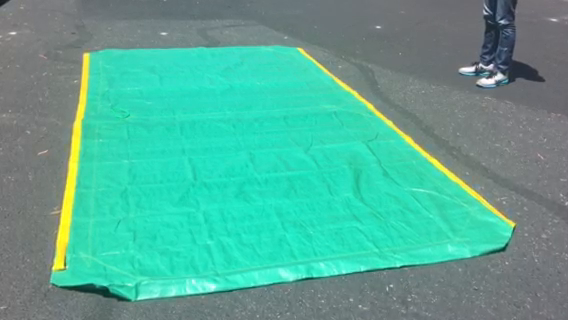
#> input picture frame 22 of IP110-Summer18/2-shopfloor.MOV, 568 x 320 px
$ python 2019F-5-2.2.canny_detector_HDD_video_save.py
#> lines starting #> are read from the running program, lines starting #| are printed output that depends on the picture
#######################################################
# Company           :   CTI One Corporation
# Coded by          :   Prashanth Rajasekar, AI & DLE
# Date              :   07/19/2019
# Architected by    :   Dr. Harry Li, PHD
# Purpose           :   Stream video frames from webcam
#######################################################

# Include the library
import cv2

# Provide the streaming adress.
cap = cv2.VideoCapture("2-shopfloor.mov")

# Create a default output window
cv2.namedWindow('frame', cv2.WINDOW_NORMAL)

# Create a default output window for edged output.
cv2.namedWindow('edge', cv2.WINDOW_NORMAL)

# Pick one frame
ret, frame = cap.read()
#> frame is the input picture: shape (320, 568, 3); mean B, G, R 149.5, 168.3, 85.8

# Get the
heigth, width, _ = frame.shape
#> heigth = 320; width = 568
fourcc = cv2.VideoWriter_fourcc(*'XVID')
video_writer_object = cv2.VideoWriter("edged_output.mov", fourcc, 20.0, (width, heigth))

# Start the loop to receive the frame one by one
while(True):
    # Capture frame-by-frame
    ret, frame = cap.read()
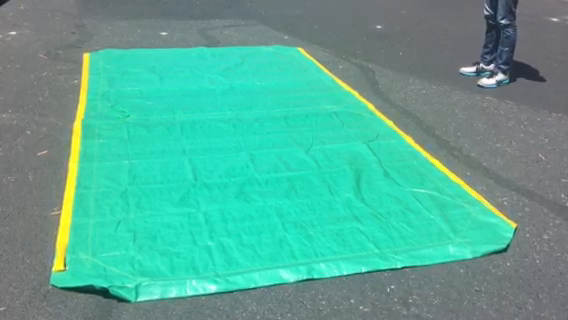
#> input picture frame 23 of IP110-Summer18/2-shopfloor.MOV, 568 x 320 px
#> frame is the input picture: shape (320, 568, 3); mean B, G, R 149.7, 168.7, 85.6

    # Perform Canny edge detection.
    edge = cv2.Canny(frame, 50, 100)
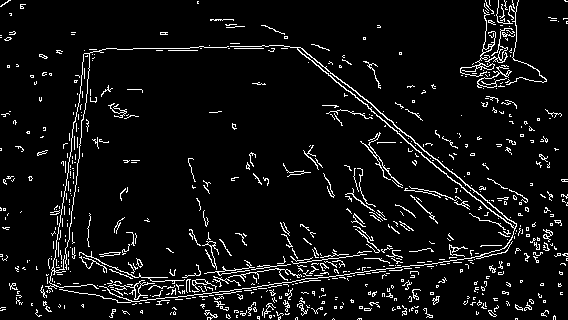
#> edge: shape (320, 568); 6.4% white in thin lines or dots

    # Display the resulting frame
    cv2.imshow('frame',frame)

    # Display the edged data
    cv2.imshow('edge', edge)

    video_writer_object.write(edge)
    # If "q" pressed, the program will end
    if cv2.waitKey(1)== ord('q'):
#> (key q is pressed here)
        break

# Release the active writing function
video_writer_object.release()

# When everything done, release the capture
cap.release()
cv2.destroyAllWindows()
########################## THE END ###################

$ run again, starting later in the video
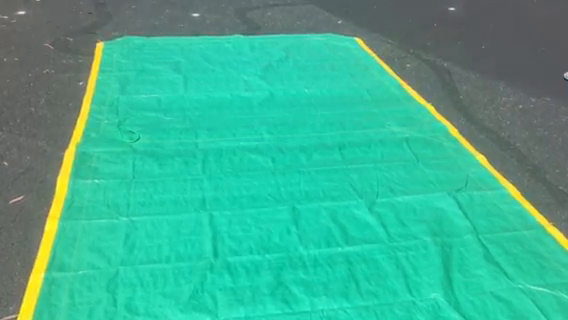
#> input picture frame 101 of IP110-Summer18/2-shopfloor.MOV, 568 x 320 px
#> frame is the input picture: shape (320, 568, 3); mean B, G, R 144.7, 174.4, 61.8
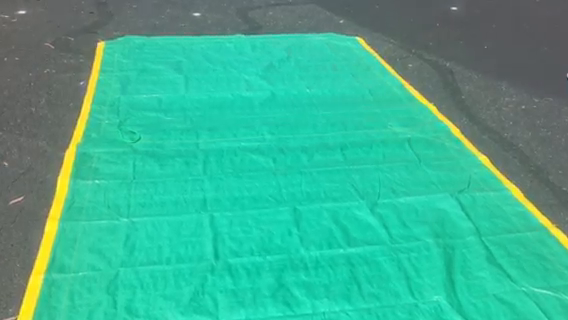
#> input picture frame 102 of IP110-Summer18/2-shopfloor.MOV, 568 x 320 px
#> frame is the input picture: shape (320, 568, 3); mean B, G, R 144.7, 174.4, 61.7
#> `edge = cv2.Canny(frame, 50, 100)`:
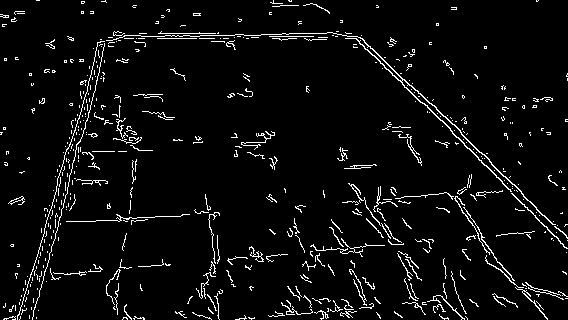
#> edge: shape (320, 568); 4.8% white in thin lines or dots

$ run again, starting later in the video
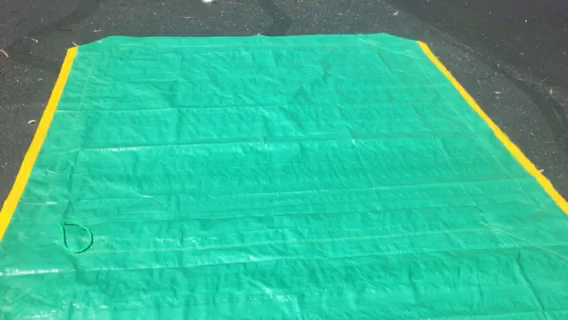
#> input picture frame 180 of IP110-Summer18/2-shopfloor.MOV, 568 x 320 px
#> frame is the input picture: shape (320, 568, 3); mean B, G, R 149.6, 183.2, 54.4
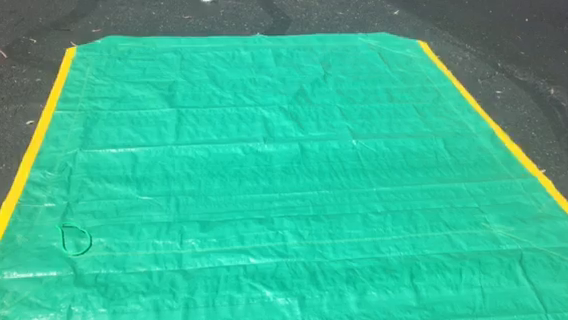
#> input picture frame 181 of IP110-Summer18/2-shopfloor.MOV, 568 x 320 px
#> frame is the input picture: shape (320, 568, 3); mean B, G, R 150.1, 183.7, 54.4
#> `edge = cv2.Canny(frame, 50, 100)`:
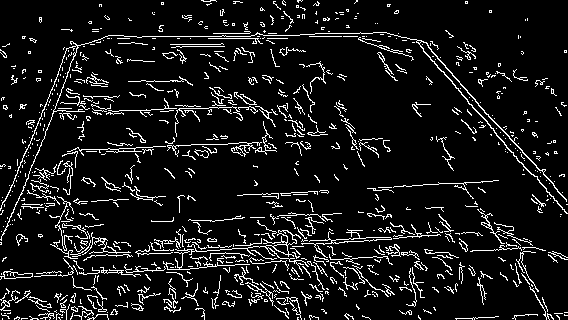
#> edge: shape (320, 568); 9% white in thin lines or dots
